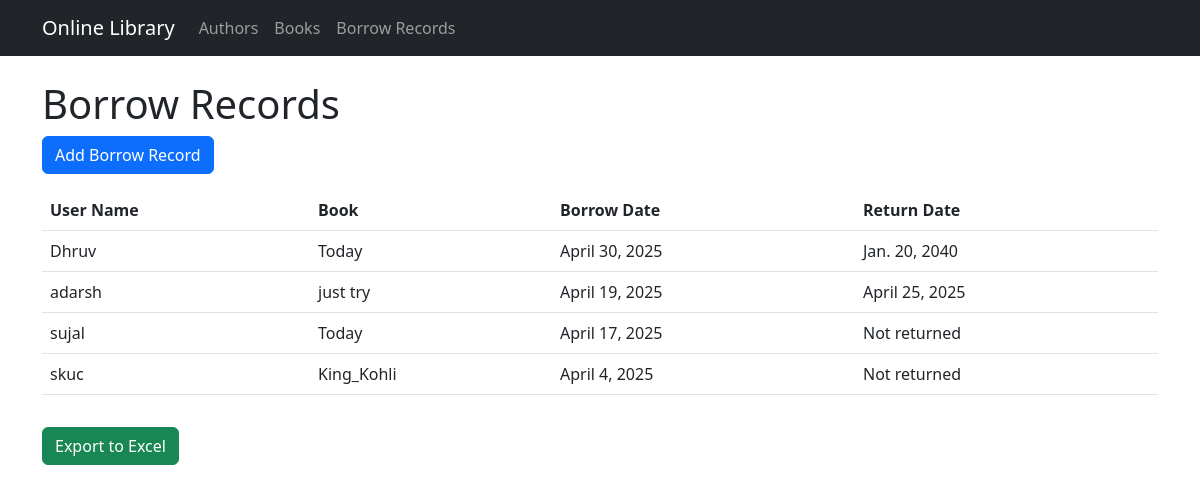
The app's page /borrow-records/ with its own data.
### library/models.py (models this page shows, shortened)
class BorrowRecord(models.Model):
    user_name = models.CharField(max_length=100)
    book = models.ForeignKey(Book, on_delete=models.CASCADE)
    borrow_date = models.DateField()
    return_date = models.DateField(null=True, blank=True)

class Book(models.Model):
    GENRE_CHOICES = [
        ('FIC', 'Fiction'),
        ('NF', 'Non-Fiction'),
        ('SF', 'Science Fiction'),
        ('FAN', 'Fantasy'),
        ('BIO', 'Biography'),
        ('HIS', 'History'),
        ('OTH', 'Other'),
    ]
    title = models.CharField(max_length=200)
    genre = models.CharField(max_length=3, choices=GENRE_CHOICES, default='FIC')
    published_date = models.DateField()
    author = models.ForeignKey(Author, on_delete=models.CASCADE)

### library/views.py (the view)
# urls.py: path('borrow-records/', BorrowRecordListView.as_view(), name='borrowrecord_list'),
class BorrowRecordListView(ListView):
    model = BorrowRecord
    template_name = 'library/borrowrecord_list.html'
    context_object_name = 'borrow_records'
    paginate_by = 10
    ordering = ['-borrow_date']  # Fixes pagination warning

### library/templates/library/borrowrecord_list.html (shortened to what this page needs)
{% extends "base.html" %}
{% block content %}
<h1>Borrow Records</h1>
<a href="{% url 'borrowrecord_add' %}" class="btn btn-primary mb-3" target="_blank">Add Borrow Record</a>
<table class="table">
    <thead>
        <tr>
            <th>User Name</th>
            <th>Book</th>
            <th>Borrow Date</th>
            <th>Return Date</th>
        </tr>
    </thead>
    <tbody>
        {% for record in object_list %}
        <tr>
            <td>{{ record.user_name }}</td>
            <td>{{ record.book.title }}</td>
            <td>{{ record.borrow_date }}</td>
            <td>{{ record.return_date|default:"Not returned" }}</td>
        </tr>
        {% endfor %}
    </tbody>
</table>
<a href="{% url 'export_to_excel' %}" class="btn btn-success mt-3">Export to Excel</a>
{% endblock %}

### library/templates/base.html (shortened to what this page needs)
<!DOCTYPE html>
<html>
<head>
    <link href="https://cdn.jsdelivr.net/npm/bootstrap@5.3.0/dist/css/bootstrap.min.css" rel="stylesheet">
</head>
<body>
    <nav class="navbar navbar-expand-lg navbar-dark bg-dark">
        <div class="container">
            <a class="navbar-brand" href="{% url 'home' %}">Online Library</a>
            <div class="collapse navbar-collapse">
                <ul class="navbar-nav me-auto">
                    <li class="nav-item">
                        <a class="nav-link" href="{% url 'author_list' %}">Authors</a>
                    </li>
                    <li class="nav-item">
                        <a class="nav-link" href="{% url 'book_list' %}">Books</a>
                    </li>
                    <li class="nav-item">
                        <a class="nav-link" href="{% url 'borrowrecord_list' %}">Borrow Records</a>
                    </li>
                </ul>
            </div>
        </div>
    </nav>
    <div class="container mt-4">
        {% block content %}
        {% endblock %}
    </div>
</body>
</html>

### records on screen
BorrowRecord: user_name "Dhruv", book "Today", borrow_date "April 30, 2025", return_date "Jan. 20, 2040"
BorrowRecord: user_name "adarsh", book "just try", borrow_date "April 19, 2025", return_date "April 25, 2025"
BorrowRecord: user_name "sujal", book "Today", borrow_date "April 17, 2025", return_date "Not returned"
BorrowRecord: user_name "skuc", book "King_Kohli", borrow_date "April 4, 2025", return_date "Not returned"
